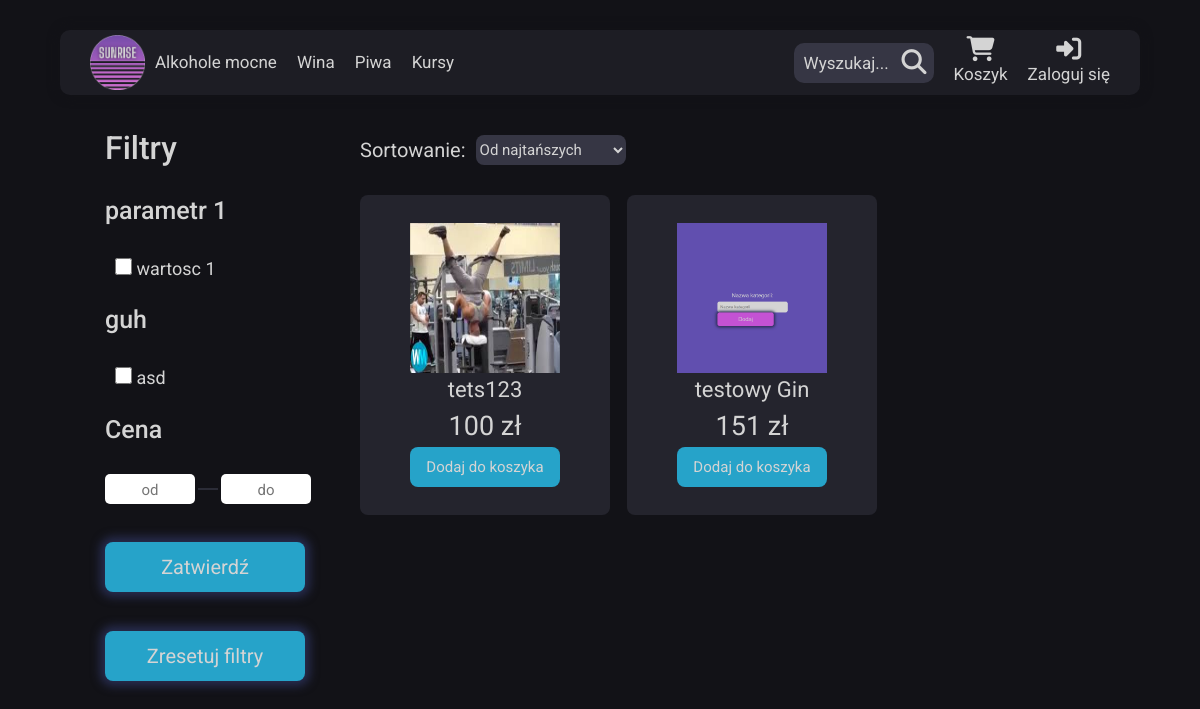
Page /html/category_pages/strong-gin.php on the committed database.
### tables this page shows
CREATE TABLE `product` (
  `id` int(11) NOT NULL,
  `product_name` varchar(50) NOT NULL,
  `category_id` int(11) NOT NULL,
  `price` float NOT NULL,
  `description` text NOT NULL,
  `stock` int(11) NOT NULL,
  `photo_id` int(11) NOT NULL
);

CREATE TABLE `photos` (
  `id` int(11) NOT NULL,
  `path` varchar(255) NOT NULL
);

### html/category_pages/strong-gin.php (the view, shortened to what this page needs)
<!DOCTYPE html>
<html lang="pl">
  <head>
    <link href="https://cdn.jsdelivr.net/npm/bootstrap@5.3.2/dist/css/bootstrap.min.css" rel="stylesheet">
    <link rel="stylesheet" href="../../css/main.css" />
  </head>
  <body>
  <?php
      include './menu_component.php';
      echo $nav
    ?>
    <main class="productCategories">
      <?php
      include './product_filter.php';
      echo $filters;
    ?>
      <section class="products__right">
          <div class="products__sortSection">
            <p class="products__sortSection--p">Sortowanie:</p>
            <select name="sort" id="sort" class="products__sortSection--select">
                <option value="price-asc">Od najtańszych</option>
            </select>
        </div>
        <div class="products__productContainer">
        <?php
          require_once('../../php/dblogin.php');
          $sql = 'select id from category where category_name like "gin"';
          $stmt = $pdo -> prepare($sql);
          $stmt -> execute();
          $category_id = $stmt -> fetchColumn();
          $sql = 'select product.id, product_name, price, path from product inner join photos on product.photo_id = photos.id where category_id = ?';
          $query = $pdo -> prepare($sql);
          $query -> execute([$category_id]);
          while($row = $query -> fetch()):
            $filename = str_replace(' ', '-', $row['product_name']);
        ?>
          <a href="../products/<?=$filename?>.php" class="products__product" id="<?=$row['id']?>">
            <img src="<?=$row['path']?>" alt="" class="products__product--image">
            <p class="products__product--name"><?=$row['product_name']?></p>
            <p class="products__product--price"><?=$row['price']?> zł</p>
            <button class="products__product--addToCart">Dodaj do koszyka</button>
          </a>
          <?php endwhile;?>
        </div>
      </section>
    </main>
  </body>
</html>

### css/main.css (style rules this page uses)
*, *::before, *::after { box-sizing: border-box; margin: 0; padding: 0; }
* { scrollbar-width: none; scrollbar-color: #d4d4d4 #121217; }
html { font-size: 62.5%; scroll-behavior: smooth; }
body { min-height: 100%; display: flex; flex-direction: column; font-family: "Roboto", sans-serif; color: #d4d4d4; background-color: #121217; }
a { text-decoration: none; }
p { font-size: 1.8rem; }
p { font-size: 1.5rem; }
.productCategories { display: flex; width: 100%; height: 100vh; }
.products__right { height: 100%; width: 70%; display: flex; flex-direction: column; justify-content: center; }
.products__sortSection { width: 100%; height: 50px; display: flex; justify-content: flex-start; align-items: center; margin-bottom: 20px; }
.products__sortSection--p { font-size: 2rem; margin: 0; margin-right: 10px; }
.products__sortSection--select { width: 150px; height: 30px; font-size: 1.5rem; background-color: #363644; color: #d4d4d4; border-radius: 8px; border: none; }
.products__productContainer { height: 60%; width: 90%; display: flex; flex-wrap: wrap; gap: 17px; }
.products__product { width: 250px; height: 320px; display: flex; flex-direction: column; align-items: center; justify-content: center; background-color: #24242d; border-radius: 8px; transition: box-shadow 0.3s; cursor: pointer; }
.products__product--image { width: 150px; height: 150px; }
.products__product--name { color: #d4d4d4; font-size: 2.2rem; margin: 0; }
.products__product--price { color: #d4d4d4; font-size: 2.7rem; margin: 0; }
.products__product--addToCart { width: 150px; height: 40px; display: flex; align-items: center; justify-content: center; font-size: 1.5rem; color: #d4d4d4; background-color: rgb(38, 163, 201); border-radius: 8px; border: none; transition: transform 0.3s; }

### rows in the picture
product: photo.path (picture), product_name "testowy Gin", price "151"
product: photo.path (picture), product_name "tets123", price "100"

### other values in the picture
$paramRow "parametr 1"
$row['param_value'] "wartosc 1"
$paramRow "guh"
$row['param_value'] "asd"
